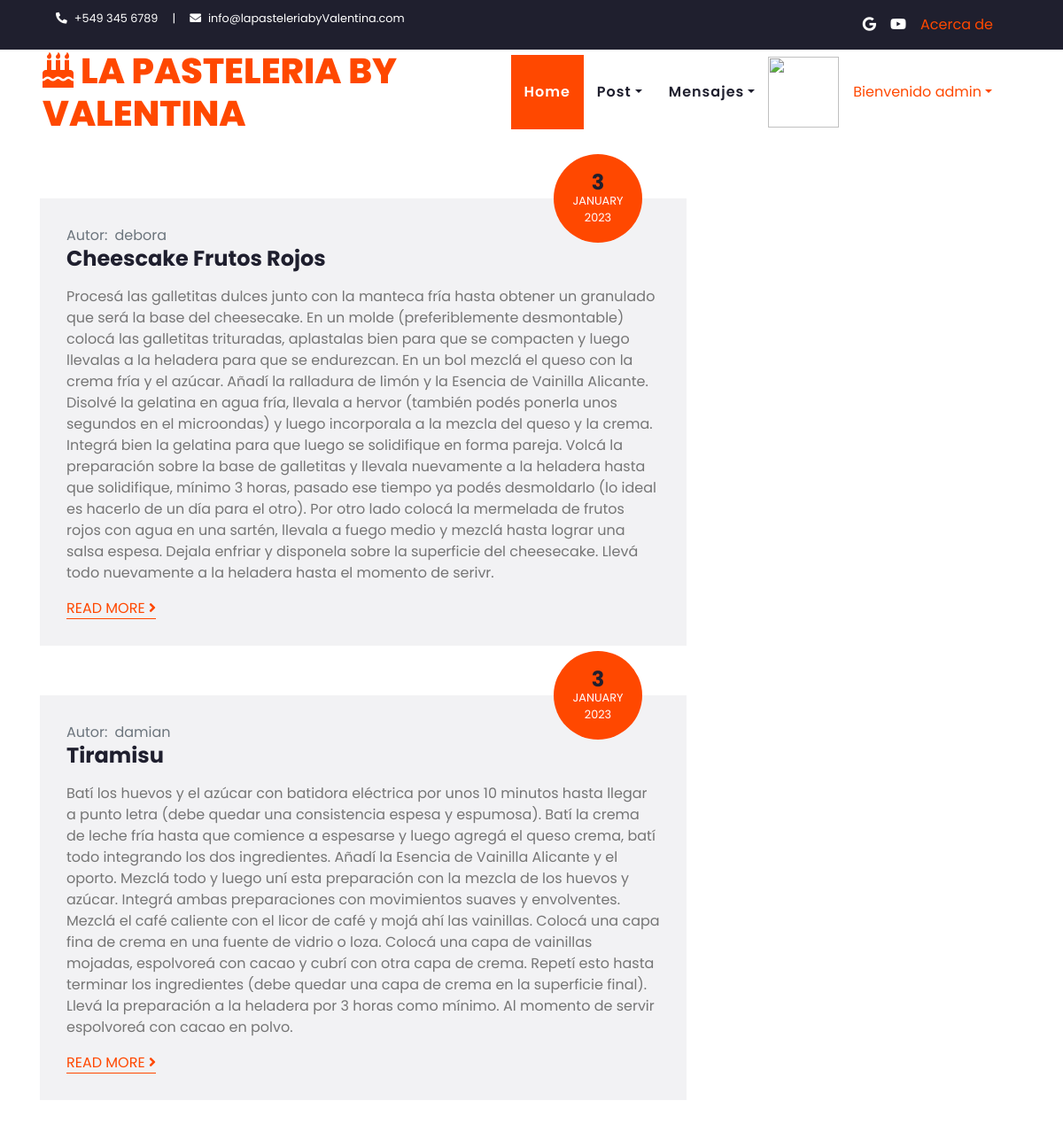
/Blog/mostrarpost/ (signed in), run on the app's committed database.
### Blog/models.py (models this page shows, shortened)
class Post(models.Model):
    titulo = models.CharField(max_length=100)
    receta = RichTextField()
    imagenPost = models.ImageField(upload_to='posteo', blank=True)
    chef = models.CharField(max_length=50)
    fecha = models.DateField()

### Blog/views.py (the view)
# urls.py: path('mostrarpost/', mostrarpost, name="mostrarpost"),
def mostrarpost(request):
    posteo = Post.objects.all()
    if len(posteo) != 0:
        return render(request, "mostrarpost.html", {"posteo": posteo, "imagen": obteneravatar(request)})
    else:
        return render(request, "mostrarpost.html",
                      {"mensaje": f"No se encontraron Post", "posteo": posteo, "imagen": obteneravatar(request)})

### usuarios/views.py (called while the page is built)
@login_required
def obteneravatar(request):
    lista = Avatar.objects.filter(user=request.user)
    if len(lista)!=0:
       imagen=lista[0].imagen.url
    else:
        imagen="/media/avatar/imagenpordefecto.png"
    return imagen

### Blog/templates/mostrarpost.html (shortened to what this page needs)
{% extends "padre.html" %}
{% load static %}
{% block body %}
    <div class="container py-5">
    <div class="row">
        <div class="col-lg-8">
            <div class="row">
                {% for post in posteo %}
                    <div class="col-md-12 mb-3">
                        <div class="position-relative">
                            <div class="position-absolute bg-primary d-flex flex-column align-items-center justify-content-center rounded-circle"
                                 style="width: 100px; height: 100px; bottom: -50px; right: 50px;">
                                <h4 class="font-weight-bold mb-n1">{{ post.fecha.day }}</h4>
                                <small class="text-white text-uppercase">{{ post.fecha|date:'F' }}</small>
                                <small class="text-white text-uppercase">{{ post.fecha.year }}</small>
                            </div>
                        </div>
                        <div class="bg-secondary mb-3" style="padding: 30px;">
                            <div class="d-flex">
                                <div class="d-flex align-items-center">
                                    <a class="text-muted" href="">Autor: </a>
                                    <a class="text-muted ml-2" href="">{{ post.chef }}</a>
                                </div>
                            </div>
                            <h4 class="font-weight-bold mb-3">{{ post.titulo }}</h4>
                            <p>{{ post.receta }}</p>
                            <a class="border-bottom border-primary text-uppercase text-decoration-none"
                               href="{% url 'filtrarpost' post.titulo %}">Read
                                More <i class="fa fa-angle-right"></i></a>
                        </div>
                    </div>
                {% endfor %}
            </div>
        </div>
    </div>
    </div>
{% endblock %}

### Blog/templates/padre.html (shortened to what this page needs)
<!DOCTYPE html>
<html lang="en">
<head>
    {% load static %}
    <link href="https://cdnjs.cloudflare.com/ajax/libs/font-awesome/5.10.0/css/all.min.css" rel="stylesheet">
    <link href="lib/owlcarousel/assets/owl.carousel.min.css" rel="stylesheet">
    <link href="{% static 'css/style.css' %}" rel="stylesheet">
</head>
<body>
    <div class="container-fluid bg-dark">
        <div class="row py-2 px-lg-5">
            <div class="col-lg-6 text-center text-lg-left mb-2 mb-lg-0">
                <div class="d-inline-flex align-items-center text-white">
                    <small><i class="fa fa-phone-alt mr-2"></i>+549 345 6789</small>
                    <small class="px-3">|</small>
                    <small><i class="fa fa-envelope mr-2"></i>info@lapasteleriabyValentina.com</small>
                </div>
            </div>
            <div class="col-lg-6 text-center text-lg-right">
                <div class="d-inline-flex align-items-center">
                    <a class="text-white px-2" href="https://www.google.com">
                        <i class="fab fa-google"></i>
                    </a>
                    <a class="text-white pl-2" href="https://www.youtube.com/">
                        <i class="fab fa-youtube"></i>
                    <a href="{% url 'acercademi' %}" class="nav-item nav-link">Acerca de</a>
                    </a>
                </div>
            </div>
        </div>
    </div>
    <div class="container-fluid p-0">
        <nav class="navbar navbar-expand-lg bg-light navbar-light py-3 py-lg-0 px-lg-5">
                <h1 class="m-0 display-5 text-uppercase text-primary"><i class="fa fa-birthday-cake mr-2"></i>La Pasteleria By Valentina</h1>
            <div class="collapse navbar-collapse justify-content-between px-lg-3" id="navbarCollapse">
                <div class="navbar-nav m-auto py-0">
                    <a href="{% url 'inicio' %}" class="nav-item nav-link active">Home</a>
                    <div class="nav-item dropdown">
                        <a href="#" class="nav-link dropdown-toggle" data-toggle="dropdown">Post</a>
                    </div>
                    <div class="nav-item dropdown">
                        <a href="#" class="nav-link dropdown-toggle" data-toggle="dropdown">Mensajes</a>
                    </div>
                </div>
                {% if user.is_authenticated %}
                <img src="{{ imagen }}" width="80" height="80" alt="">
                <div class="nav-item dropdown">
                    <a href="#" class="nav-link dropdown-toggle" data-toggle="dropdown">Bienvenido {{ user.username }}</a>
                </div>
                {% else %}
                <a href="{% url 'login' %}" class="btn btn-primary py-2 px-4 d-none d-lg-block">Iniciar Sesión</a>
                <a href="{% url 'registro' %}" class="btn btn-secundary py-2 px-4 d-none d-lg-block">Registrarse</a>
                {% endif %}
            </div>
        </nav>
    </div>
    {% block body %}
    {% endblock %}
</body>
</html>

### data on the page
Post: fecha.day "3", fecha "JANUARY", fecha.year "2023", chef "debora", titulo "Cheescake Frutos Rojos", receta "Procesá las galletitas dulces junto con la manteca fría hasta obtener un granulado que será la base del cheesecake. En un molde (preferiblemente desmontable) colocá las galletitas trituradas, aplastalas bien para que se compacten y luego llevalas a la heladera para que se endurezcan. En un bol mezclá el queso con la crema fría y el azúcar. Añadí la ralladura de limón y la Esencia de Vainilla Alicante. Disolvé la gelatina en agua fría, llevala a hervor (también podés ponerla unos segundos en el microondas) y luego incorporala a la mezcla del queso y la crema. Integrá bien la gelatina para que luego se solidifique en forma pareja. Volcá la preparación sobre la base de galletitas y llevala…"
Post: fecha.day "3", fecha "JANUARY", fecha.year "2023", chef "damian", titulo "Tiramisu", receta "Batí los huevos y el azúcar con batidora eléctrica por unos 10 minutos hasta llegar a punto letra (debe quedar una consistencia espesa y espumosa). Batí la crema de leche fría hasta que comience a espesarse y luego agregá el queso crema, batí todo integrando los dos ingredientes. Añadí la Esencia de Vainilla Alicante y el oporto. Mezclá todo y luego uní esta preparación con la mezcla de los huevos y azúcar. Integrá ambas preparaciones con movimientos suaves y envolventes. Mezclá el café caliente con el licor de café y mojá ahí las vainillas. Colocá una capa fina de crema en una fuente de vidrio o loza. Colocá una capa de vainillas mojadas, espolvoreá con cacao y cubrí con otra capa de…"

### other printed values
{{ user.username }} "admin"
